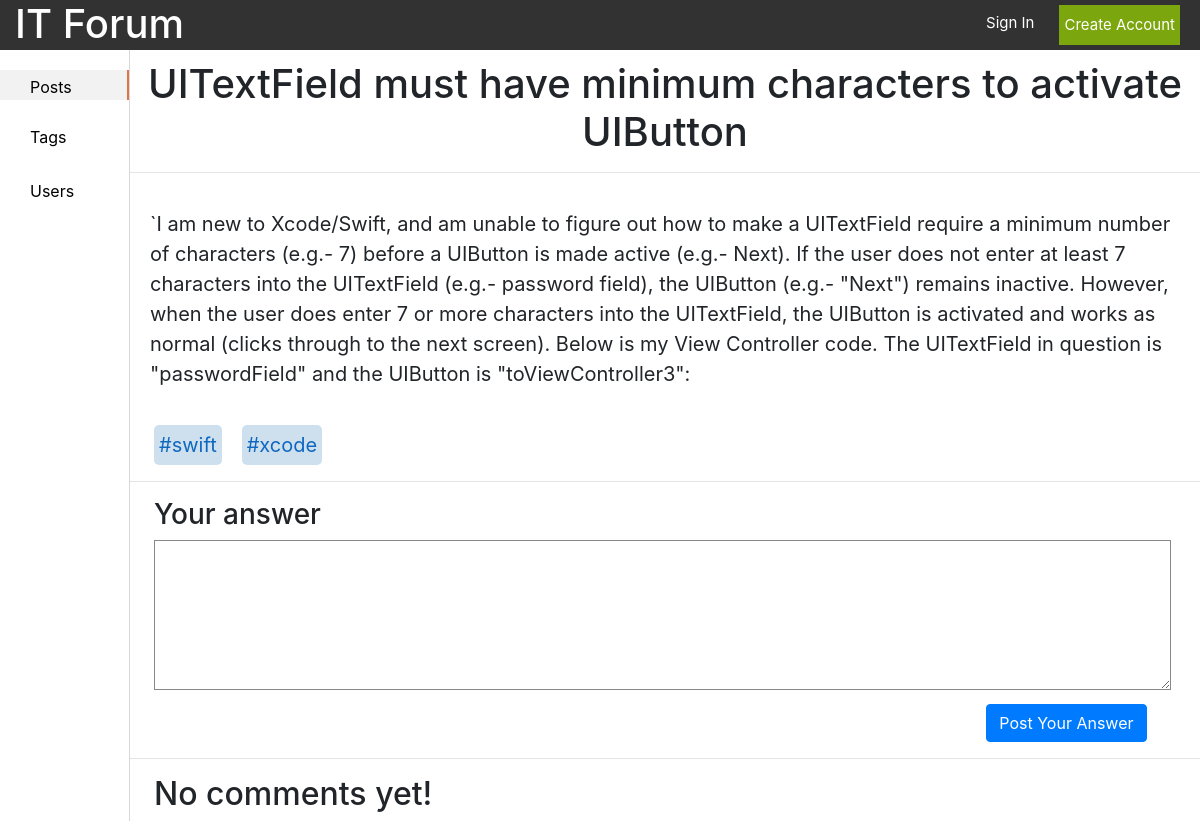
The page /posts/5/ on the database as committed earlier.
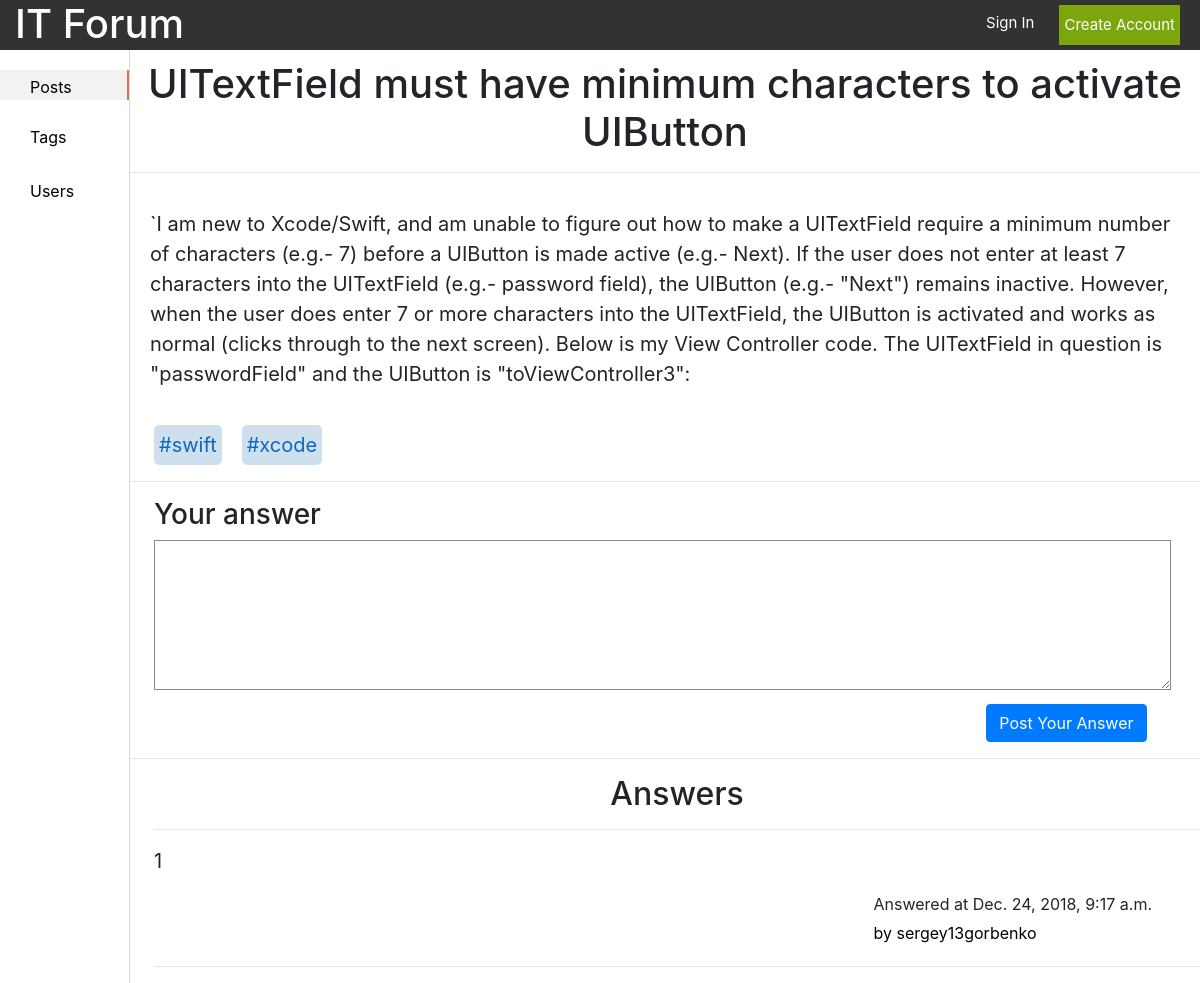
The same page on the database as committed later.
### forum/models.py (models this page shows, shortened)
class Tag(models.Model):
    id = models.AutoField(primary_key=True)
    name = models.CharField(max_length=15, unique=True)
    context = models.TextField(default='', blank=True, null=True)
    creator = models.ForeignKey(UserProfile, on_delete=models.CASCADE)
    create = models.DateTimeField(auto_now_add=True)
    count = models.IntegerField(default=0)
    def __str__(self):
        return '#' + self.name

class Comment(models.Model):
    id = models.AutoField(primary_key=True)
    context = models.TextField()
    creator = models.ForeignKey(UserProfile, on_delete=models.CASCADE)
    create = models.DateTimeField(auto_now_add=True)
    like = models.IntegerField(default=0)
    dislike = models.IntegerField(default=0)
    post = models.ForeignKey(Post, on_delete=models.CASCADE)

class UserProfile(models.Model):
    user = models.OneToOneField(User, on_delete=models.CASCADE)
    about = models.CharField(max_length=255, blank=True)
    photo = models.ImageField(upload_to='gallery_photos', blank=True, null=True)
    count_posts = models.IntegerField(default=0)
    count_tags = models.IntegerField(default=0)
    def __str__(self):
        return self.user.username

### forum/views.py (the view)
# urls.py: path('posts/<int:post_id>/', views.post, name='post'),
def post(request, post_id):
    current_post = Post.objects.get(id=post_id)
    comments = Comment.objects.filter(post=current_post)
    context = {'post': current_post, 'comments': comments}
    return render(request, 'post/post.html', context=context)

### templates/post/post.html (shortened to what this page needs)
{% load static %}
<!DOCTYPE html>
<html lang="en">
<head>
    <link rel="stylesheet" href="https://stackpath.bootstrapcdn.com/bootstrap/4.1.3/css/bootstrap.min.css"
>
    <link rel="stylesheet" href="{% static 'css/style.css' %}">
</head>
<body>
<header class="header container-fluid d-flex justify-content-between">
    <a href="/">
        <h1>IT Forum</h1>
    </a>
    {% if user.is_authenticated %}
        <div class="d-flex justify-content-end">
            <span class="username"><a href="/profile">{{ user.username }}</a></span>
            <a class="log_out" href="/logout">
                <p class="small_text">Log out</p>
            </a>
        </div>
    {% else %}
        <div class="d-flex justify-content-end">
            <a class="sign_in_text" href="/login">
                <p class="small_text">Sign In</p>
            </a>
            <button class="btn-default green_btn small_text" onclick="location.href='/registration'">Create Account
            </button>
        </div>
    {% endif %}
</header>
<div class="content">
    <div class="list">
        <ul class="left_sidebar">
            <li id="posts"><a href="/posts">Posts</a></li>
            <li id="tags"><a href="/tags">Tags</a></li>
            <li id="users"><a href="/users">Users</a></li>
        </ul>
    </div>
    <div class="page">
        <h1 class="post_desc_header">{{ post.theme }}</h1>
        <hr/>
        <p class="post_desc_context">{{ post.context }}</p>
        <div class="ml-4 d-flex">
            {% for tag in post.tags.all %}
                <div class="tag">
                    <a class="tag_name"
                       href="/posts?tag={{ tag.name }}"><span>{{ tag }}</span></a>
                </div>
            {% endfor %}
        </div>
        <hr/>
        <form action="posts/{{ post.id }}/comment/" method="post" id="comment_form">
            <h3 class="ml-4">Your answer</h3>
            <label class="ml-4 text_area_parent">
                <textarea class="comment_text_area" required></textarea>
            </label>
            <div class="d-flex justify-content-end">
                <input type="submit" class="btn btn-primary post_answer_btn" value="Post Your Answer"/>
            </div>
        </form>
        <hr/>
        <div class="comments ml-4">
            {% if comments %}
                <h2 class="post_desc_header">Answers</h2>
                <hr/>
                {% for comment in comments %}
                    <div class="comment d-block">
                        <p class="comment_text">{{ comment.context }}</p>
                        <div class="d-flex justify-content-end mr-5">
                            <div class="d-inline comment_info">
                                <p>Answered at {{ comment.create }}</p>
                                <p class="user" onclick="location.href = '/profile/{{ comment.creator }}/'"> by
                                    <span>{{ comment.creator }}</span></p>
                            </div>
                        </div>
                        <hr/>
                    </div>
                {% endfor %}
            {% else %}
                <h2>No comments yet!</h2>
            {% endif %}
        </div>
    </div>
</div>
</body>
</html>

Rows that differ between the two databases and show on the page:
added Comment: context "1", create "Dec. 24, 2018, 9:17 a.m.", creator "sergey13gorbenko"
Other text that changed with them:
text no longer shown: "No comments yet!"
text now shown: "Answers"
